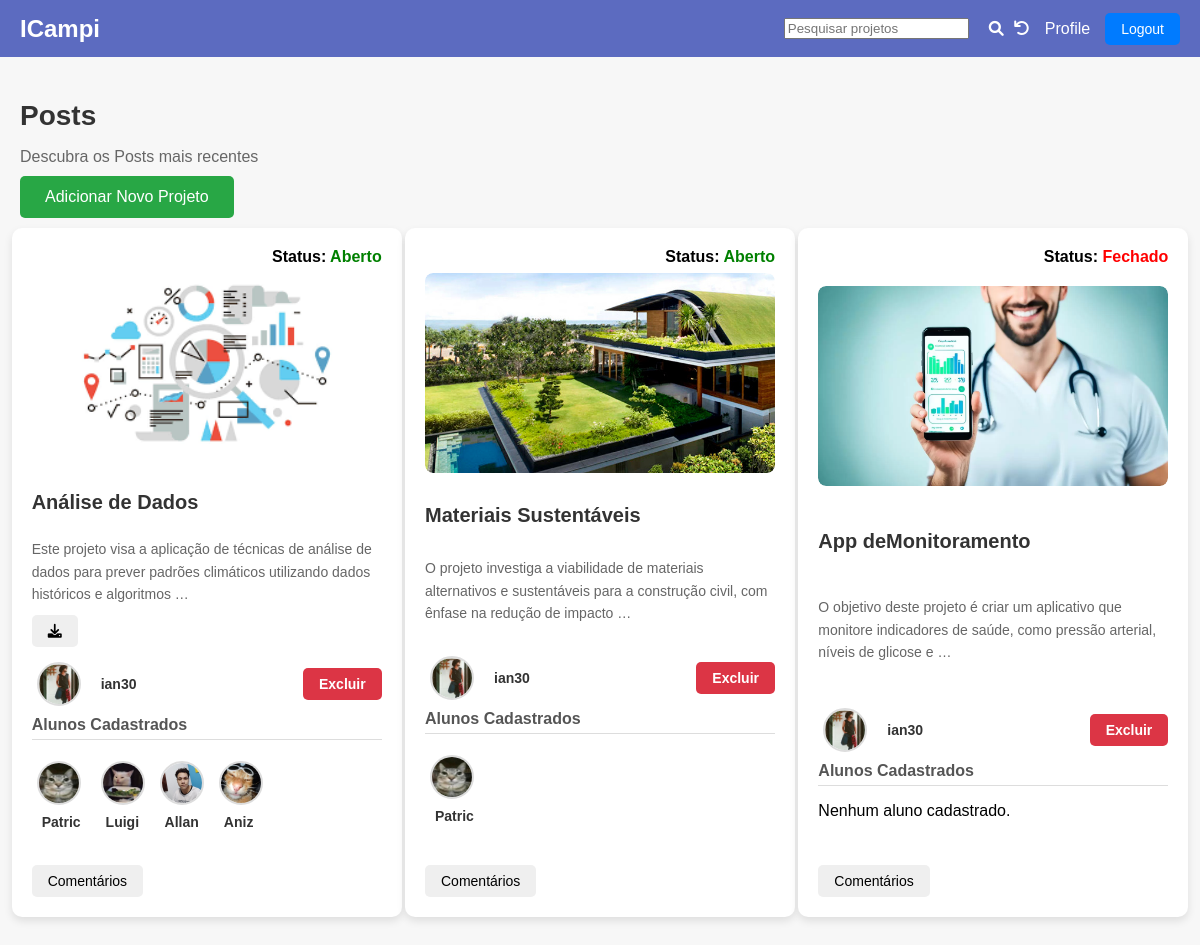
/ (signed in), run on the app's committed database.
### feed/models.py (models this page shows, shortened)
class Project(models.Model):
    OPEN_STATUS = True
    CLOSED_STATUS = False
    STATUS_CHOICES = (
        (OPEN_STATUS, 'Aberto'),
        (CLOSED_STATUS, 'Fechado'),
    )
    title = models.CharField(max_length=100)
    body = models.TextField(max_length=750)
    calendar = models.DateField(null=True, blank=True)
    author = models.ForeignKey(
        Profile,
        limit_choices_to={'role': 'teacher'},
        on_delete=models.CASCADE,
        null=True,
        blank=True,
        related_name='created_projects'
    )
    students = models.ManyToManyField(
        Profile,
        related_name='joined_projects',
        limit_choices_to={'role': 'student'},
        blank=True
    )
    image = models.ImageField(upload_to='project_images/', null=True, blank=True)
    pdf_file = models.FileField(upload_to='project_pdfs/', null=True, blank=True)
    status = models.BooleanField(default=OPEN_STATUS, choices=STATUS_CHOICES)

class Profile(models.Model):
    ROLE_CHOICES = (
        ('student', 'Student'),
        ('teacher', 'Teacher'),
    )
    user = models.OneToOneField(User, on_delete=models.CASCADE)
    role = models.CharField(max_length=7, choices=ROLE_CHOICES, default='student')
    matricula = models.CharField(max_length=9, validators=[MinLengthValidator(9)], unique=False)
    summary = models.TextField(max_length=500, help_text="Descreva seus conhecimentos aqui")
    profile_image = models.ImageField(upload_to='profile_images/', blank=True, null=True)
    profile_background_image = models.ImageField(upload_to='profile_backgrounds/', null=True, blank=True)
    hard_skills = models.ManyToManyField(Skill, blank=True)
    contact_number = models.CharField(
        max_length=15,
        blank=True,
        null=True,
        validators=[RegexValidator(r'^\+?1?\d{9,15}$', 'O número de contato deve estar no formato: "999999999". Até 15 dígitos permitidos.')]
    )

### feed/views.py (the view)
# urls.py: path('', ProjectListView.as_view(), name='home'),
class ProjectListView(LoginRequiredMixin, generic.ListView):
    model = Project
    paginate_by = 10
    template_name = 'feed/feed.html'
    context_object_name = 'projects'
    login_url = '/accounts/login/'
    def get_queryset(self):
        queryset = super().get_queryset()
        query = self.request.GET.get('q')
        if query:
            queryset = queryset.filter(
                Q(title__icontains=query) |
                Q(body__icontains=query) |
                Q(author__user__username__icontains=query)
            ).distinct()
        return queryset
    def get_context_data(self, **kwargs):
        context = super().get_context_data(**kwargs)
        context['comment_form'] = CommentForm()
        context['query'] = self.request.GET.get('q', '')
        return context

### feed/forms.py
class CommentForm(forms.ModelForm):
    class Meta:
        model = Comment
        fields = ['body']
        widgets = {
            'body': forms.Textarea(attrs={
                'class': 'form-field',
                'placeholder': 'Escreva um comentário...',
                'rows': 3,
            }),
        }

### feed/templates/feed/feed.html (shortened to what this page needs)
<!DOCTYPE html>
<html lang="en">
<head>
    {% load static %}
    <link rel="stylesheet" href="{% static 'css/style.css' %}">
    <link rel="stylesheet" href="{% static 'css/feed.css' %}">
    <link href="https://cdnjs.cloudflare.com/ajax/libs/font-awesome/6.0.0-beta3/css/all.min.css" rel="stylesheet">
    <link href="https://cdn.jsdelivr.net/npm/sweetalert2@11.6.17/dist/sweetalert2.min.css" rel="stylesheet">
</head>
<body>
    <header>
        <h1>ICampi</h1>
        <nav>
            <form method="get" action="." style="display: flex; align-items: center;" class="search">
                <input type="text" name="q" value="{{ query }}" placeholder="Pesquisar projetos">
                <button type="submit" style="background: none; border: none; cursor: pointer;">
                    <i class="fas fa-search"></i>
                </button>
                <a href="{% url 'home' %}" class="clear-search-btn">
                    <i class="fa fa-undo" aria-hidden="true"></i>
                </a>
            </form>
            <a href="{% url 'profile' %}">Profile</a>
            <form class="logout-form" action="{% url 'logout' %}" method="post">
                <button type="submit">Logout</button>
            </form>
        </nav>
    </header>
    <main class="main">
        <div class="section-header">
            <h2 class="section-title">Posts</h2>
            <p class="section-subtitle">Descubra os Posts mais recentes</p>
        </div>
        {% if user.is_authenticated and user.profile.role == 'teacher' %}
        <a href="{% url 'add_project' %}">
            <button class="add-project-btn">Adicionar Novo Projeto</button>
        </a>
        {% endif %}
        <div class="projects-container">
            {% for project in projects %}
            <div class="project-card">
                <div class="project-status" style="text-align: right; font-weight: bold;">
                    Status:
                    {% if project.status == 1 %}
                    <span class="status-aberto">Aberto</span>
                    {% else %}
                    <span class="status-fechado">Fechado</span>
                    {% endif %}
                </div>
                <div class="project-image">
                    {% if project.image %}
                    <img src="{{ project.image.url }}" alt="{{ project.title }} Image" class="project-image">
                    {% else %}
                    <img src="/static/images/Avatar_Padrão.jpeg" alt="Imagem do Projeto Padrão" class="project-image">
                    {% endif %}
                </div>
                <h2 class="project-title">{{ project.title }}</h2>
                <p class="project-body">{{ project.body|truncatewords:20 }}</p>
                {% if project.pdf_file %}
                <a href="{{ project.pdf_file.url }}" target="_blank" download>
                    <button type="button"><i class="fa fa-download" aria-hidden="true"></i></button>
                </a>
                {% endif %}
                <div class="project-footer">
                    <div class="project-footer-content">
                        <div class="author-info">
                            {% if project.author.profile_image %}
                            <img src="{{ project.author.profile_image.url }}" alt="Foto de perfil de {{ project.author.user.username }}" class="avatar">
                            {% else %}
                            <img src="/static/images/Avatar_Padrão.jpeg" alt="Foto de perfil padrão" class="avatar">
                            {% endif %}
                            <h2>{{ project.author.user.username }}</h2>
                        </div>
                        {% if request.user.is_authenticated and request.user.profile.role == 'teacher' %}
                        <form action="{% url 'delete_project' project.id %}" method="post" style="display:inline;">
                            <button type="submit" class="delete-btn">Excluir</button>
                        </form>
                        {% endif %}
                    </div>
                    <h3>Alunos Cadastrados</h3>
                    {% if project.students.all %}
                    <div id="alunosCarousel{{ project.id }}" class="carousel slide" data-bs-ride="carousel">
                        <div class="student-info">
                            {% for student in project.students.all %}
                            <div class="carousel-item {% if forloop.first %}active{% endif %}">
                                <div class="d-flex flex-column align-items-center">
                                    {% if student.profile_image %}
                                    <img src="{{ student.profile_image.url }}" alt="Foto de perfil de {{ student.user.username }}" class="avatar">
                                    {% else %}
                                    <img src="/static/images/Avatar_Padrão.jpeg" alt="Foto de perfil padrão" class="avatar">
                                    {% endif %}
                                    <h4 class="mt-2">{{ student.user.username }}</h4>
                                </div>
                            </div>
                            {% endfor %}
                        </div>
                    </div>
                    {% else %}
                    <p>Nenhum aluno cadastrado.</p>
                    {% endif %}
                </div>
                <div class="comment-section">
                    <button id="toggle-comments-btn-{{ project.id }}" class="toggle-comments-btn" onclick="toggleComments({{ project.id }})">
                        Comentários
                    </button>
                </div>
            </div>
            {% empty %}
            <p>Nenhum projeto encontrado.</p>
            {% endfor %}
        </div>
    </main>
</body>
</html>

### static/css/style.css (style rules this page uses)
header { background-color: #5c6bc0; color: white; padding: 10px 20px; display: flex; justify-content: space-between; align-items: center; }
header h1 { margin: 0; font-size: 24px; }
nav { display: flex; align-items: center; gap: 15px; }
nav a { color: white; text-decoration: none; margin: 0; }
.logout-form { display: inline; }
.logout-form button { background-color: #007bff; color: white; padding: 8px 16px; border: none; border-radius: 5px; font-size: 14px; cursor: pointer; transition: background-color 0.3s; }

### static/css/feed.css (style rules this page uses)
body { font-family: Arial, sans-serif; margin: 0; padding: 0; background-color: rgb(247, 247, 247); }
.main { max-width: 1200px; margin: auto; padding: 20px; }
.section-title { font-size: 28px; font-weight: bold; color: #333; text-align: left; margin-bottom: 10px; }
.section-subtitle { color: #666; font-size: 16px; text-align: left; margin-bottom: 20px; }
.projects-container { display: grid; grid-template-columns: repeat(3, 1fr); gap: 20px; justify-items: center; margin-bottom: 20px; }
.project-card { background-color: white; padding: 20px; border-radius: 10px; box-shadow: 0px 4px 8px rgba(0, 0, 0, 0.1); max-width: 350px; width: 100%; display: flex; flex-direction: column; justify-content: space-between; }
.project-image { width: 100%; height: 200px; object-fit: cover; border-radius: 8px; overflow: hidden; margin-bottom: 15px; }
.project-title { font-size: 20px; font-weight: bold; color: #333; margin: 10px 0; }
.project-body { color: #666; font-size: 14px; line-height: 1.6; margin-bottom: 10px; }
.project-footer { padding: 10px 0; }
.project-footer-content { display: flex; justify-content: space-between; align-items: center; margin-bottom: 5px; }
.author-info, .student-info { display: flex; align-items: center; gap: 15px; overflow-x: auto; padding: 5px; scrollbar-width: thin; scrollbar-color: #aaa #f5f5f5; }
.author-info img, .student-info img { width: 40px; height: 40px; border-radius: 50%; object-fit: cover; border: 2px solid #ddd; flex-shrink: 0; }
.author-info h2, .student-info h4 { font-size: 14px; color: #333; margin: 5px; }
.project-footer h3 { margin-top: 5px; font-size: 16px; font-weight: bold; color: #555; border-bottom: 1px solid #ddd; padding-bottom: 5px; }
button { padding: 8px 16px; border: none; border-radius: 5px; font-size: 14px; cursor: pointer; transition: background-color 0.3s; }
.add-project-btn { padding: 12px 25px; background-color: #28a745; color: white; border-radius: 5px; font-size: 16px; text-align: center; position: relative; top: -10px; }
.delete-btn { background-color: #dc3545; color: white; font-weight: bold; }
.student-info { margin-bottom: 15px; }

### feed/templates/feed/feed.html (style rules this page uses)
.search button { padding: 10px; margin-left: 10px; color: #fff; border: none; cursor: pointer; font-size: 15px; }
.status-aberto { color: green; }
.status-fechado { color: red; }

### data on the page
Project: status "Aberto", image (picture), title "Análise de Dados", body "Este projeto visa a aplicação de técnicas de análise de dados para prever padrões climáticos utilizando dados históricos e algoritmos …", author.profile_image (picture), author.user.username "ian30"
Profile: profile_image (picture), user.username "Patric"
Profile: profile_image (picture), user.username "Luigi"
Profile: profile_image (picture), user.username "Allan"
Profile: profile_image (picture), user.username "Aniz"
Project: status "Aberto", image (picture), title "Materiais Sustentáveis", body "O projeto investiga a viabilidade de materiais alternativos e sustentáveis para a construção civil, com ênfase na redução de impacto …", author.profile_image (picture), author.user.username "ian30"
Project: status "Fechado", image (picture), title "App deMonitoramento", body "O objetivo deste projeto é criar um aplicativo que monitore indicadores de saúde, como pressão arterial, níveis de glicose e …", author.profile_image (picture), author.user.username "ian30", shows "Nenhum aluno cadastrado."
